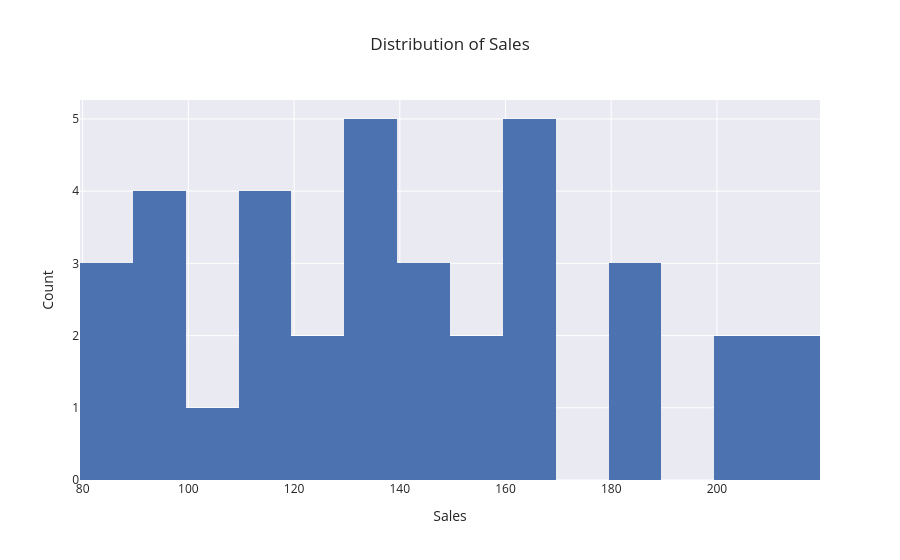

The cell this chart's notebook holds for it:
### Markdown cell above
# Hystogram

### Code cell
fig = px.histogram(
    df_plotly,
    x="sales",
    nbins=15,
    title="Distribution of Sales",
)

fig.update_layout(
    xaxis_title="Sales",
    yaxis_title="Count"
)

fig.show()

### Figure 1 — Plotly figure (JSON) as saved in the notebook; plotly's stock layout.template omitted (floating-point values rounded to 4 significant figures)
{"data": [{"bingroup": "x", "hovertemplate": "sales=%{x}<br>count=%{y}<extra></extra>", "legendgroup": "", "marker": {"color": "rgb(76,114,176)", "pattern": {"shape": ""}}, "name": "", "nbinsx": 15, "orientation": "v", "showlegend": false, "type": "histogram", "x": [182, 94, 182, 132, 117, 100, 137, 168, 138, 94, 130, 143, 130, 152, 211, 88, 163, 87, 160, 183, 213, 83, 123, 93, 119, 203, 94, 168, 208, 142, 160, 112, 120, 151, 112, 141], "xaxis": "x", "yaxis": "y"}], "layout": {"barmode": "relative", "legend": {"tracegroupgap": 0}, "title": {"text": "Distribution of Sales"}, "xaxis": {"anchor": "y", "domain": [0, 1], "title": {"text": "Sales"}}, "yaxis": {"anchor": "x", "domain": [0, 1], "title": {"text": "Count"}}}}
